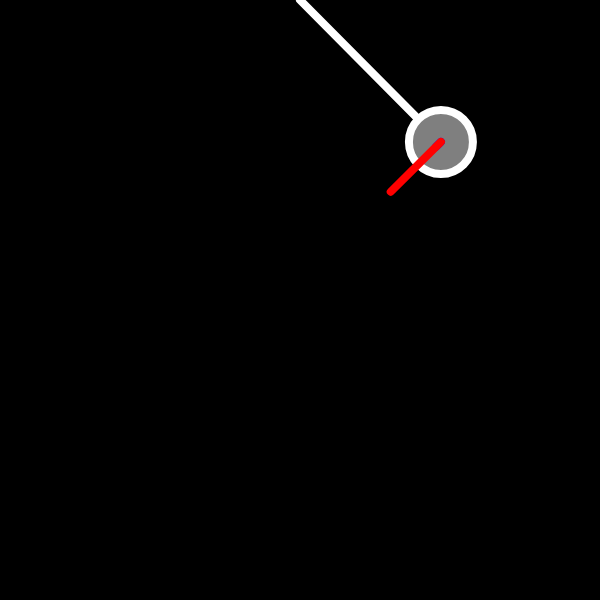
Frame 1 (no input)
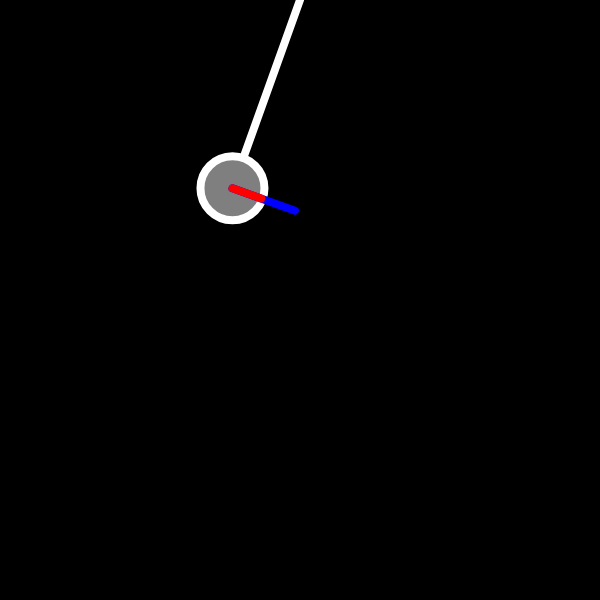
Frame 60 (no input)
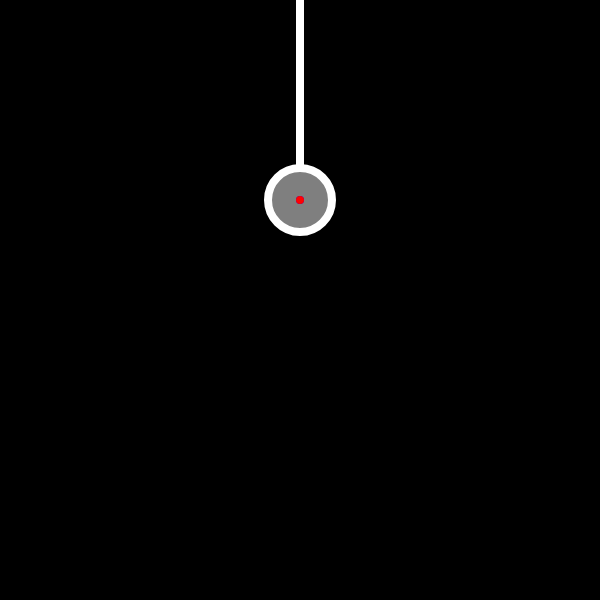
Frame 120 (the mouse pressed at the canvas centre since frame 60)

The p5.js sketch that drew these frames (run headless with seeded random() and noise() and a simulated clock; from frame 60 on, the mouse is pressed at the canvas centre):

// p5.js sketch
// ── sketch.js

let angle;
let angleV = 0;
let angleA = 0;

let jozsi;
let len;
let gravity = 1;
//todo: a tomeget is erdemes lenne beallitani

let mu;

function setup(){
  createCanvas(600, 600);
  origin = createVector(300, 0);
  angle = PI/4;
  mu = 0.01;

  jozsi = createVector();

  lenSlider = createSlider(20, 400, 200); 
  dampingSlider = createSlider(0.0, 0.1, 0.01, 0.005);
  //todo: itt osszeakad a szog allitas a hossz allitassal

}

function draw(){
  background(0);

  len = lenSlider.value();
  mu = dampingSlider.value();
  angleA = (-1 * gravity) * sin(angle) / len - mu * angleV;
  angleV += angleA;
  angle += angleV;

  jozsi.x = len * sin(angle) + origin.x;
  jozsi.y = len * cos(angle) + origin.y;

  if (mouseIsPressed) {
    angle = atan2(mouseX - origin.x, mouseY - origin.y);
    angleV = 0;
    jozsi.x = len * sin(angle) + origin.x;
    jozsi.y = len * cos(angle) + origin.y;
  }

  stroke(255);
  strokeWeight(8);
  fill(127);
  line(origin.x, origin.y, jozsi.x, jozsi.y);
  circle(jozsi.x, jozsi.y, 64);

  // rakodjad a nyilakat oda ugy e

  // sebesseg nyil
  stroke(0, 0, 255);
  strokeWeight(8);
  let velocityX = len * angleV * cos(angle);
  let velocityY = -len * angleV * sin(angle);
  
  line(jozsi.x, jozsi.y, jozsi.x + velocityX * 10, jozsi.y + velocityY * 10);
  // gyorsulas nyil
  stroke(255, 0, 0);
  strokeWeight(8);
  let accelerationX = len * angleA * cos(angle);
  let accelerationY = -len * angleA * sin(angle);

  line(jozsi.x, jozsi.y, jozsi.x + accelerationX * 100, jozsi.y + accelerationY * 100);


}
